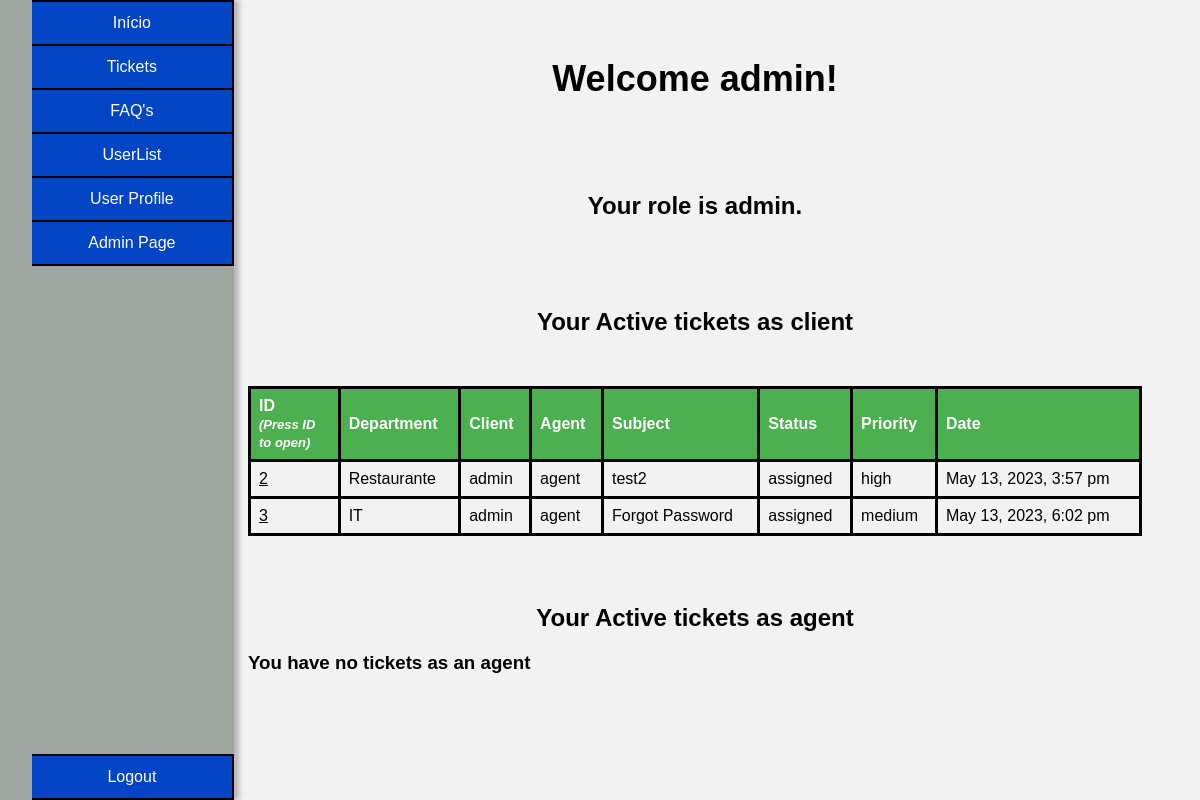
Page /pages/index.php (signed in) on the earlier database version.
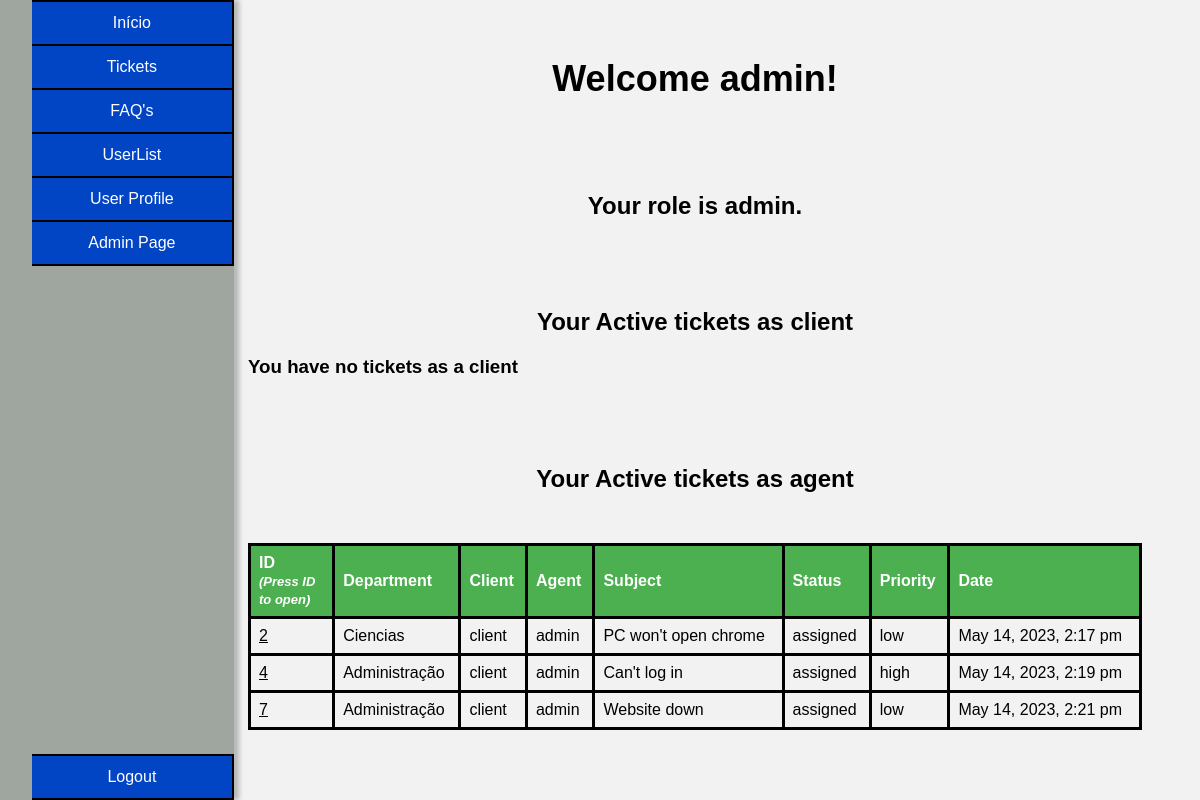
Same page on the later database version.
### tables this page shows
CREATE TABLE user(
    id INTEGER PRIMARY KEY,
    name VARCHAR(50) NOT NULL,
    username VARCHAR(50) UNIQUE NOT NULL,
    email VARCHAR(50) UNIQUE NOT NULL,
    password VARCHAR(255) NOT NULL,
    role VARCHAR(10) CHECK(role = 'client' or role = 'agent' or role = 'admin') NOT NULL,
    department_id INTEGER,
    FOREIGN KEY (department_id) REFERENCES department(id)
);

CREATE TABLE tickets(
    id INTEGER PRIMARY KEY,
    department_id INTEGER,
    client_id INTEGER,
    agent_id INTEGER,
    subject VARCHAR(200) NOT NULL,
    description TEXT NOT NULL,
    status VARCHAR(10) CHECK(status = 'open' or status = 'assigned' or status = 'closed') NOT NULL,
    priority VARCHAR(10) CHECK(priority = 'low' or priority = 'medium' or priority ='high') NOT NULL,
    created_at DATETIME NOT NULL,
    updated_at DATETIME,
    FOREIGN KEY (department_id) REFERENCES department(id),
    FOREIGN KEY (client_id) REFERENCES user(id),
    FOREIGN KEY (agent_id) REFERENCES user(id)
);

CREATE TABLE department(
    id INTEGER PRIMARY KEY,
    name VARCHAR(50) NOT NULL
);

### utils/functions.php (the view, shortened to what this page needs)
<?php
function searchUser($id){
    $db = getDatabaseConnection();
    $stmt = $db->prepare('SELECT * FROM user WHERE id = ?');
    $stmt->execute(array($id));
    return $stmt->fetch();
}
function getTicketsTableForUser($paramter){
    $db = getDatabaseConnection();
    $user = searchUser($_SESSION["user_id"]);
    if($paramter == 0){
        $stmt = $db->prepare('SELECT * FROM tickets WHERE client_id = ? and status != ?');
        $stmt->execute(array($user["id"],"closed"));
        $tickets = $stmt->fetchAll();
    }
    else if($paramter == 1){
        $stmt = $db->prepare('SELECT * FROM tickets WHERE agent_id = ? and status != ?');
        $stmt->execute(array($user["id"],"closed"));
        $tickets = $stmt->fetchAll();
    }
    else if($paramter == 2){
        $tickets = getAllTickets();
    }
    if($tickets == null){
        if($paramter == 0){
            echo "<h3>You have no tickets as a client</h3>";
        }
        if($paramter == 1){
            echo "<h3>You have no tickets as an agent</h3>";
        }
        return 0;
    }
    echo "<table>
    <thead>
        <tr>
            <th>ID<br><em>(Press ID to open)</em></th>
            <th>Department</th>
            <th>Client</th>
            <th>Agent</th>
            <th>Subject</th>
            <th>Status</th>
            <th>Priority</th>
            <th>Date</th>
        </tr>
    </thead>";
    foreach ($tickets as $ticket) {
        $stmt = $db->prepare('SELECT * FROM department WHERE id = ?');
        $stmt->execute(array($ticket['department_id']));
        $department = $stmt->fetch();
        $stmt = $db->prepare('SELECT * FROM user WHERE id = ?');
        $stmt->execute(array($ticket['client_id']));
        $c_user = $stmt->fetch();
        $stmt = $db->prepare('SELECT * FROM user WHERE id = ?');
        $stmt->execute(array($ticket['agent_id']));
        $a_user = $stmt->fetch();
        echo "<tr>
            <td> <button onclick=sendDataTicket('". $ticket['id'] ."')>".$ticket['id']."</button></td>
            <td>" . $department['name'] . "</td>
            <td>" . $c_user['name'] . "</td>
            <td>" . $a_user['name'] . "</td>
            <td>" . $ticket['subject'] . "</td>
            <td>" . $ticket['status'] . "</td>
            <td>" . $ticket['priority'] . "</td>
            <td>" . $ticket['updated_at'] . "</td>
            </tr>";
}
}
?>

### pages/index.php (shortened to what this page needs)
<?php
   require_once('../utils/functions.php');
   $user = searchUser($_SESSION["user_id"]);
?>
<!DOCTYPE html>
<html lang="en-US">
<link rel="stylesheet" href="../css/style_index.css">
   <head>
   </head>
   <body>
    <div class="container_master">
        <div class="container">
        <ul class="buttons">
            <button class="index" onclick="indexPage()">Início</button>
            <button class="tickets" onclick="ticketsPage()">Tickets</button>
            <button class="faqs" onclick="faqsPage()">FAQ's</button>
            <button class="users" onclick="usersPage()">UserList</button>
            <button class="user_profile" onclick="sendDataUser('<?php echo $user['username'] ?>')">User Profile</button>
            <?php if($user["role"] == "admin"): ?>
            <button class="admin_page" onclick="adminPage()">Admin Page</button>
            <?php endif; ?>
            <button class="logout" onclick="logoutPage()">Logout</button>
        </ul>
        </div>
      <div class="content">
      <h1>Welcome <?php echo $user["username"]?>!</h1>
      <br>
      <h2>Your role is <?php echo $user["role"]?>.</h2>
      <br>
      <h2>Your Active tickets as client</h2>
        <tbody>
            <?php
               getTicketsTableForUser(0);
            ?>
        </tbody>
      <?php if($user["role"] != "client"):?>
      <br>
      <h2>Your Active tickets as agent</h2>
        <tbody>
            <?php
               getTicketsTableForUser(1);
            ?>
        </tbody>
      <?php endif; ?>
      </div> <?php  ?>
      </div> <?php  ?>
   </body>
</html>

### css/style_index.css (style rules this page uses)
body { font-family: Arial, sans-serif; background-color: #f2f2f2; }
.buttons .admin_page { border-top: none; border-bottom: solid 2px black; }
table thead th em { font-size: 13px; margin-right: -50px; }
.buttons .user_profile { border-bottom: solid 2px black; }
.buttons .logout { border-bottom: solid 2px black; }
.buttons li, .buttons button { background-color: #0245c4; text-decoration: none; color: white; border: none; color: white; padding: 12px 20px; text-align: center; text-decoration: none; display: inline-block; font-size: 16px; cursor: pointer; width: 10em; border-top: solid 2px black; border-right: solid 2px black; }
.buttons { margin-top: 0%; }
.buttons button { width: 12.61em; }
table { border-collapse: collapse; width: 100%; margin-top: 50px; }
th, td { text-align: left; padding: 8px; border-bottom: solid 3px black; border: solid 3px black; }
th { background-color: #4CAF50; color: white; }
tr:nth-child(even) { background-color: #f2f2f2; }
h1, h2 { text-align: center; margin-top: 50px; }
h1 { font-size: 36px; font-weight: bold; }
h2 { font-size: 24px; }
.logout { position: fixed; bottom: 0; }
.container_master { display: flex; justify-content: space-between; margin: 0 50px; margin-top: 0; }
.container { display: flex; justify-content: space-between; margin-left: -5.5%; background-color: #9fa59f; height: 100%; position: fixed; bottom: 0; box-shadow: 5px 0 5px rgba(0, 0, 0, 0.25), -5px 0 5px rgba(0, 0, 0, 0.25); }
.buttons { display: flex; flex-direction: column; align-items: flex-start; }
.content { flex: 1; margin-left: 190px; width: 50em; }
table button { background: none; border: none; padding: 0; font-size: 16px; cursor: pointer; text-decoration: underline; }

Differences in the rows shown:
no longer on this page (row edited): tickets: id "3", department.name "IT", client.name "admin", agent.name "agent", subject "Forgot Password", status "assigned", priority "medium", updated_at "May 13, 2023, 6:02 pm"
changed tickets id 2: department.name "Restaurante" → "Ciencias"; client.name "admin" → "client"; agent.name "agent" → "admin"; subject "test2" → "PC won't open chrome"; priority "high" → "low"; updated_at "May 13, 2023, 3:57 pm" → "May 14, 2023, 2:17 pm"
added tickets: id "4", department.name "Administração", client.name "client", agent.name "admin", subject "Can't log in", status "assigned", priority "high", updated_at "May 14, 2023, 2:19 pm"
added tickets: id "7", department.name "Administração", client.name "client", agent.name "admin", subject "Website down", status "assigned", priority "low", updated_at "May 14, 2023, 2:21 pm"
Other differences:
text no longer shown: "You have no tickets as an agent"
text now shown: "You have no tickets as a client"
